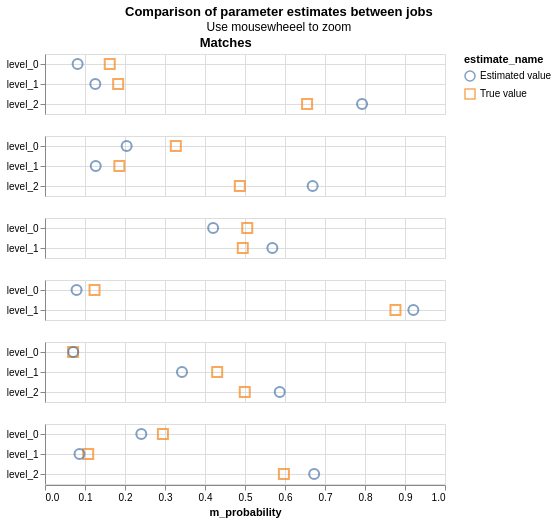

Write a Vega-Lite specification for this figure.
### Vega-Lite specification from a JSON file in a GitHub repository (floating-point values rounded to 4 significant figures)
{"config": {"view": {"continuousWidth": 400, "continuousHeight": 300}, "title": {"anchor": "middle"}}, "hconcat": [{"mark": {"type": "point", "filled": false, "opacity": 0.7, "size": 100}, "encoding": {"color": {"type": "nominal", "field": "estimate_name"}, "row": {"type": "nominal", "field": "column_name", "header": {"labels": false}, "sort": {"field": "gamma_index"}, "title": null}, "shape": {"type": "nominal", "field": "estimate_name", "scale": {"range": ["circle", "square", "triangle", "diamond", "cross"]}}, "tooltip": [{"type": "nominal", "field": "column_name"}, {"type": "nominal", "field": "estimate_name"}, {"type": "quantitative", "field": "m_probability"}, {"type": "quantitative", "field": "u_probability"}], "x": {"type": "quantitative", "field": "m_probability", "scale": {"domain": [0, 1]}}, "y": {"type": "nominal", "axis": {"grid": true, "title": null}, "field": "level_name"}}, "resolve": {"scale": {"y": "independent"}}, "selection": {"selector076": {"type": "interval", "bind": "scales", "encodings": ["x", "y"]}}, "title": "Matches", "transform": [{"filter": "(datum.gamma_index !== 1000001)"}]}], "data": {"name": "data-ba1a6a87f933966b61db6e8365350111"}, "title": {"text": "Comparison of parameter estimates between jobs", "subtitle": "Use mousewheeel to zoom"}, "$schema": "https://vega.github.io/schema/vega-lite/v5.json", "datasets": {"data-ba1a6a87f933966b61db6e8365350111": [{"m_probability": 0.1619, "u_probability": 0.9987, "bayes_factor": 0.1621, "log2_bayes_factor": -2.625, "gamma_column_name": "gamma_surname_std", "level_name": "level_0", "gamma_index": 0, "column_name": "surname_std", "max_gamma_index": 2, "num_levels": 3, "level_proportion": null, "estimate_name": "True value"}, {"m_probability": 0.1829, "u_probability": 0.0008623, "bayes_factor": 212.2, "log2_bayes_factor": 7.729, "gamma_column_name": "gamma_surname_std", "level_name": "level_1", "gamma_index": 1, "column_name": "surname_std", "max_gamma_index": 2, "num_levels": 3, "level_proportion": null, "estimate_name": "True value"}, {"m_probability": 0.6552, "u_probability": 0.0004769, "bayes_factor": 1374.0, "log2_bayes_factor": 10.42, "gamma_column_name": "gamma_surname_std", "level_name": "level_2", "gamma_index": 2, "column_name": "surname_std", "max_gamma_index": 2, "num_levels": 3, "level_proportion": null, "estimate_name": "True value"}, {"m_probability": 0.08152, "u_probability": 0.9986, "bayes_factor": 0.08163, "log2_bayes_factor": -3.615, "gamma_column_name": "gamma_surname_std", "level_name": "level_0", "gamma_index": 0, "column_name": "surname_std", "max_gamma_index": 2, "num_levels": 3, "level_proportion": null, "estimate_name": "Estimated value"}, {"m_probability": 0.1258, "u_probability": 0.0008935, "bayes_factor": 140.8, "log2_bayes_factor": 7.137, "gamma_column_name": "gamma_surname_std", "level_name": "level_1", "gamma_index": 1, "column_name": "surname_std", "max_gamma_index": 2, "num_levels": 3, "level_proportion": null, "estimate_name": "Estimated value"}, {"m_probability": 0.7927, "u_probability": 0.0004711, "bayes_factor": 1683.0, "log2_bayes_factor": 10.72, "gamma_column_name": "gamma_surname_std", "level_name": "level_2", "gamma_index": 2, "column_name": "surname_std", "max_gamma_index": 2, "num_levels": 3, "level_proportion": null, "estimate_name": "Estimated value"}, {"m_probability": 0.327, "u_probability": 0.9925, "bayes_factor": 0.3295, "log2_bayes_factor": -1.602, "gamma_column_name": "gamma_forename1_std", "level_name": "level_0", "gamma_index": 0, "column_name": "forename1_std", "max_gamma_index": 2, "num_levels": 3, "level_proportion": null, "estimate_name": "True value"}, {"m_probability": 0.1859, "u_probability": 0.002784, "bayes_factor": 66.77, "log2_bayes_factor": 6.061, "gamma_column_name": "gamma_forename1_std", "level_name": "level_1", "gamma_index": 1, "column_name": "forename1_std", "max_gamma_index": 2, "num_levels": 3, "level_proportion": null, "estimate_name": "True value"}, {"m_probability": 0.4871, "u_probability": 0.004721, "bayes_factor": 103.2, "log2_bayes_factor": 6.689, "gamma_column_name": "gamma_forename1_std", "level_name": "level_2", "gamma_index": 2, "column_name": "forename1_std", "max_gamma_index": 2, "num_levels": 3, "level_proportion": null, "estimate_name": "True value"}, {"m_probability": 0.2041, "u_probability": 0.9928, "bayes_factor": 0.2056, "log2_bayes_factor": -2.282, "gamma_column_name": "gamma_forename1_std", "level_name": "level_0", "gamma_index": 0, "column_name": "forename1_std", "max_gamma_index": 2, "num_levels": 3, "level_proportion": null, "estimate_name": "Estimated value"}, {"m_probability": 0.1268, "u_probability": 0.002516, "bayes_factor": 50.41, "log2_bayes_factor": 5.656, "gamma_column_name": "gamma_forename1_std", "level_name": "level_1", "gamma_index": 1, "column_name": "forename1_std", "max_gamma_index": 2, "num_levels": 3, "level_proportion": null, "estimate_name": "Estimated value"}, {"m_probability": 0.6691, "u_probability": 0.004667, "bayes_factor": 143.4, "log2_bayes_factor": 7.163, "gamma_column_name": "gamma_forename1_std", "level_name": "level_2", "gamma_index": 2, "column_name": "forename1_std", "max_gamma_index": 2, "num_levels": 3, "level_proportion": null, "estimate_name": "Estimated value"}, {"m_probability": 0.5056, "u_probability": 0.9943, "bayes_factor": 0.5085, "log2_bayes_factor": -0.9757, "gamma_column_name": "gamma_forename2_std", "level_name": "level_0", "gamma_index": 0, "column_name": "forename2_std", "max_gamma_index": 1, "num_levels": 2, "level_proportion": null, "estimate_name": "True value"}, {"m_probability": 0.4944, "u_probability": 0.00574, "bayes_factor": 86.14, "log2_bayes_factor": 6.429, "gamma_column_name": "gamma_forename2_std", "level_name": "level_1", "gamma_index": 1, "column_name": "forename2_std", "max_gamma_index": 1, "num_levels": 2, "level_proportion": null, "estimate_name": "True value"}, {"m_probability": 0.4203, "u_probability": 0.994, "bayes_factor": 0.4229, "log2_bayes_factor": -1.242, "gamma_column_name": "gamma_forename2_std", "level_name": "level_0", "gamma_index": 0, "column_name": "forename2_std", "max_gamma_index": 1, "num_levels": 2, "level_proportion": null, "estimate_name": "Estimated value"}, {"m_probability": 0.5684, "u_probability": 0.005969, "bayes_factor": 95.23, "log2_bayes_factor": 6.573, "gamma_column_name": "gamma_forename2_std", "level_name": "level_1", "gamma_index": 1, "column_name": "forename2_std", "max_gamma_index": 1, "num_levels": 2, "level_proportion": null, "estimate_name": "Estimated value"}, {"m_probability": 0.1238, "u_probability": 0.9629, "bayes_factor": 0.1286, "log2_bayes_factor": -2.959, "gamma_column_name": "gamma_occupation", "level_name": "level_0", "gamma_index": 0, "column_name": "occupation", "max_gamma_index": 1, "num_levels": 2, "level_proportion": null, "estimate_name": "True value"}, {"m_probability": 0.8762, "u_probability": 0.03714, "bayes_factor": 23.59, "log2_bayes_factor": 4.56, "gamma_column_name": "gamma_occupation", "level_name": "level_1", "gamma_index": 1, "column_name": "occupation", "max_gamma_index": 1, "num_levels": 2, "level_proportion": null, "estimate_name": "True value"}, {"m_probability": 0.07892, "u_probability": 0.9585, "bayes_factor": 0.08233, "log2_bayes_factor": -3.602, "gamma_column_name": "gamma_occupation", "level_name": "level_0", "gamma_index": 0, "column_name": "occupation", "max_gamma_index": 1, "num_levels": 2, "level_proportion": null, "estimate_name": "Estimated value"}, {"m_probability": 0.9209, "u_probability": 0.04146, "bayes_factor": 22.21, "log2_bayes_factor": 4.473, "gamma_column_name": "gamma_occupation", "level_name": "level_1", "gamma_index": 1, "column_name": "occupation", "max_gamma_index": 1, "num_levels": 2, "level_proportion": null, "estimate_name": "Estimated value"}, {"m_probability": 0.07015, "u_probability": 0.9954, "bayes_factor": 0.07048, "log2_bayes_factor": -3.827, "gamma_column_name": "gamma_dob", "level_name": "level_0", "gamma_index": 0, "column_name": "dob", "max_gamma_index": 2, "num_levels": 3, "level_proportion": null, "estimate_name": "True value"}, {"m_probability": 0.4305, "u_probability": 0.0043, "bayes_factor": 100.1, "log2_bayes_factor": 6.646, "gamma_column_name": "gamma_dob", "level_name": "level_1", "gamma_index": 1, "column_name": "dob", "max_gamma_index": 2, "num_levels": 3, "level_proportion": null, "estimate_name": "True value"}, {"m_probability": 0.4994, "u_probability": 0.0003154, "bayes_factor": 1583.0, "log2_bayes_factor": 10.63, "gamma_column_name": "gamma_dob", "level_name": "level_2", "gamma_index": 2, "column_name": "dob", "max_gamma_index": 2, "num_levels": 3, "level_proportion": null, "estimate_name": "True value"}, {"m_probability": 0.07059, "u_probability": 0.9951, "bayes_factor": 0.07094, "log2_bayes_factor": -3.817, "gamma_column_name": "gamma_dob", "level_name": "level_0", "gamma_index": 0, "column_name": "dob", "max_gamma_index": 2, "num_levels": 3, "level_proportion": null, "estimate_name": "Estimated value"}, {"m_probability": 0.3425, "u_probability": 0.004581, "bayes_factor": 74.76, "log2_bayes_factor": 6.224, "gamma_column_name": "gamma_dob", "level_name": "level_1", "gamma_index": 1, "column_name": "dob", "max_gamma_index": 2, "num_levels": 3, "level_proportion": null, "estimate_name": "Estimated value"}, {"m_probability": 0.5869, "u_probability": 0.0003124, "bayes_factor": 1878.0, "log2_bayes_factor": 10.88, "gamma_column_name": "gamma_dob", "level_name": "level_2", "gamma_index": 2, "column_name": "dob", "max_gamma_index": 2, "num_levels": 3, "level_proportion": null, "estimate_name": "Estimated value"}, {"m_probability": 0.2948, "u_probability": 0.9999, "bayes_factor": 0.2948, "log2_bayes_factor": -1.762, "gamma_column_name": "gamma_postcode", "level_name": "level_0", "gamma_index": 0, "column_name": "postcode", "max_gamma_index": 2, "num_levels": 3, "level_proportion": null, "estimate_name": "True value"}, {"m_probability": 0.108, "u_probability": 5.298e-05, "bayes_factor": 2038.0, "log2_bayes_factor": 10.99, "gamma_column_name": "gamma_postcode", "level_name": "level_1", "gamma_index": 1, "column_name": "postcode", "max_gamma_index": 2, "num_levels": 3, "level_proportion": null, "estimate_name": "True value"}, {"m_probability": 0.5972, "u_probability": 1.647e-05, "bayes_factor": 36270.0, "log2_bayes_factor": 15.15, "gamma_column_name": "gamma_postcode", "level_name": "level_2", "gamma_index": 2, "column_name": "postcode", "max_gamma_index": 2, "num_levels": 3, "level_proportion": null, "estimate_name": "True value"}, {"m_probability": 0.2408, "u_probability": 0.9999, "bayes_factor": 0.2408, "log2_bayes_factor": -2.054, "gamma_column_name": "gamma_postcode", "level_name": "level_0", "gamma_index": 0, "column_name": "postcode", "max_gamma_index": 2, "num_levels": 3, "level_proportion": null, "estimate_name": "Estimated value"}, {"m_probability": 0.08629, "u_probability": 6.218e-05, "bayes_factor": 1388.0, "log2_bayes_factor": 10.44, "gamma_column_name": "gamma_postcode", "level_name": "level_1", "gamma_index": 1, "column_name": "postcode", "max_gamma_index": 2, "num_levels": 3, "level_proportion": null, "estimate_name": "Estimated value"}, {"m_probability": 0.6729, "u_probability": 1.591e-05, "bayes_factor": 42290.0, "log2_bayes_factor": 15.37, "gamma_column_name": "gamma_postcode", "level_name": "level_2", "gamma_index": 2, "column_name": "postcode", "max_gamma_index": 2, "num_levels": 3, "level_proportion": null, "estimate_name": "Estimated value"}]}}
